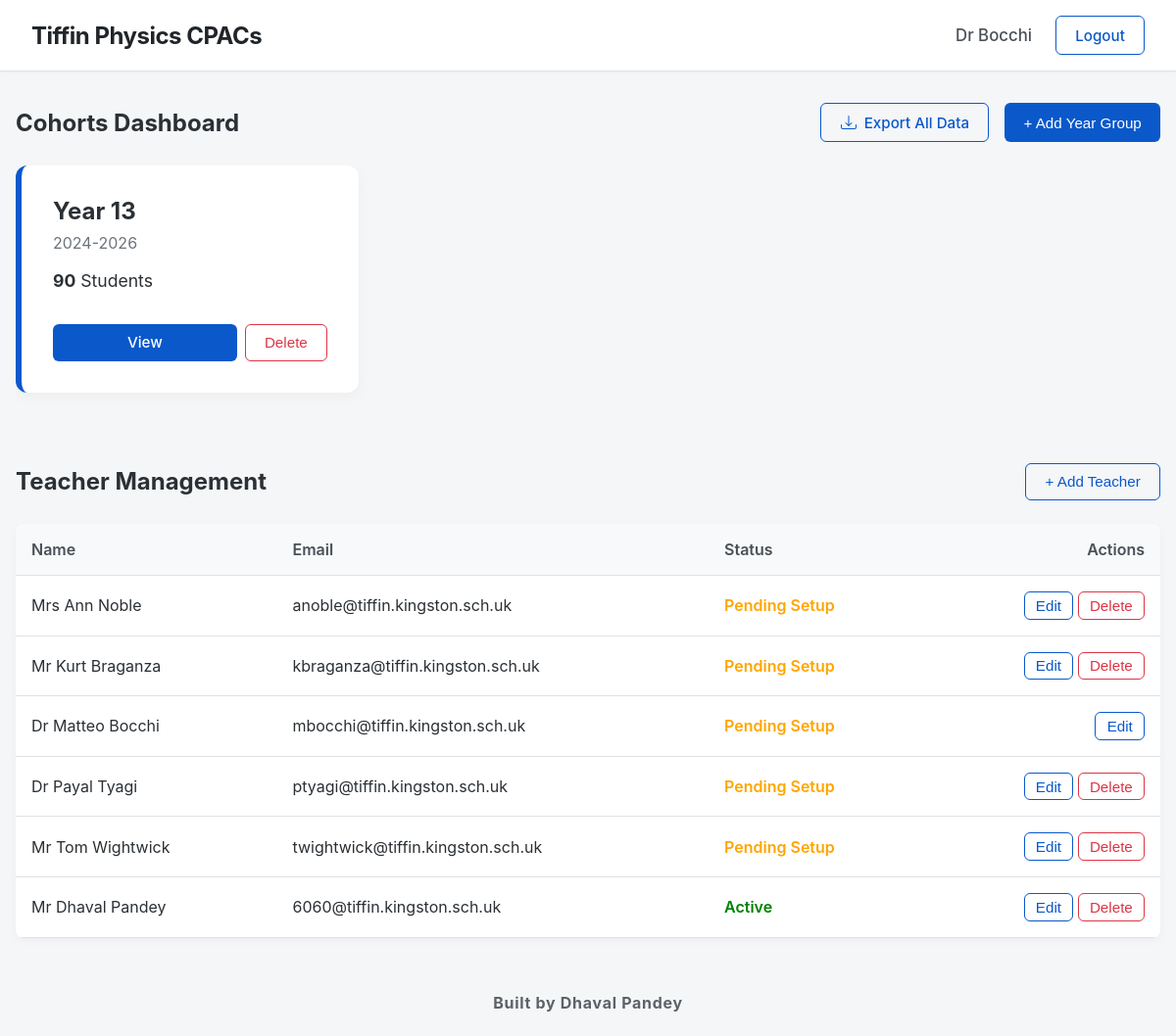
The app's page /dashboard (signed in), older data.
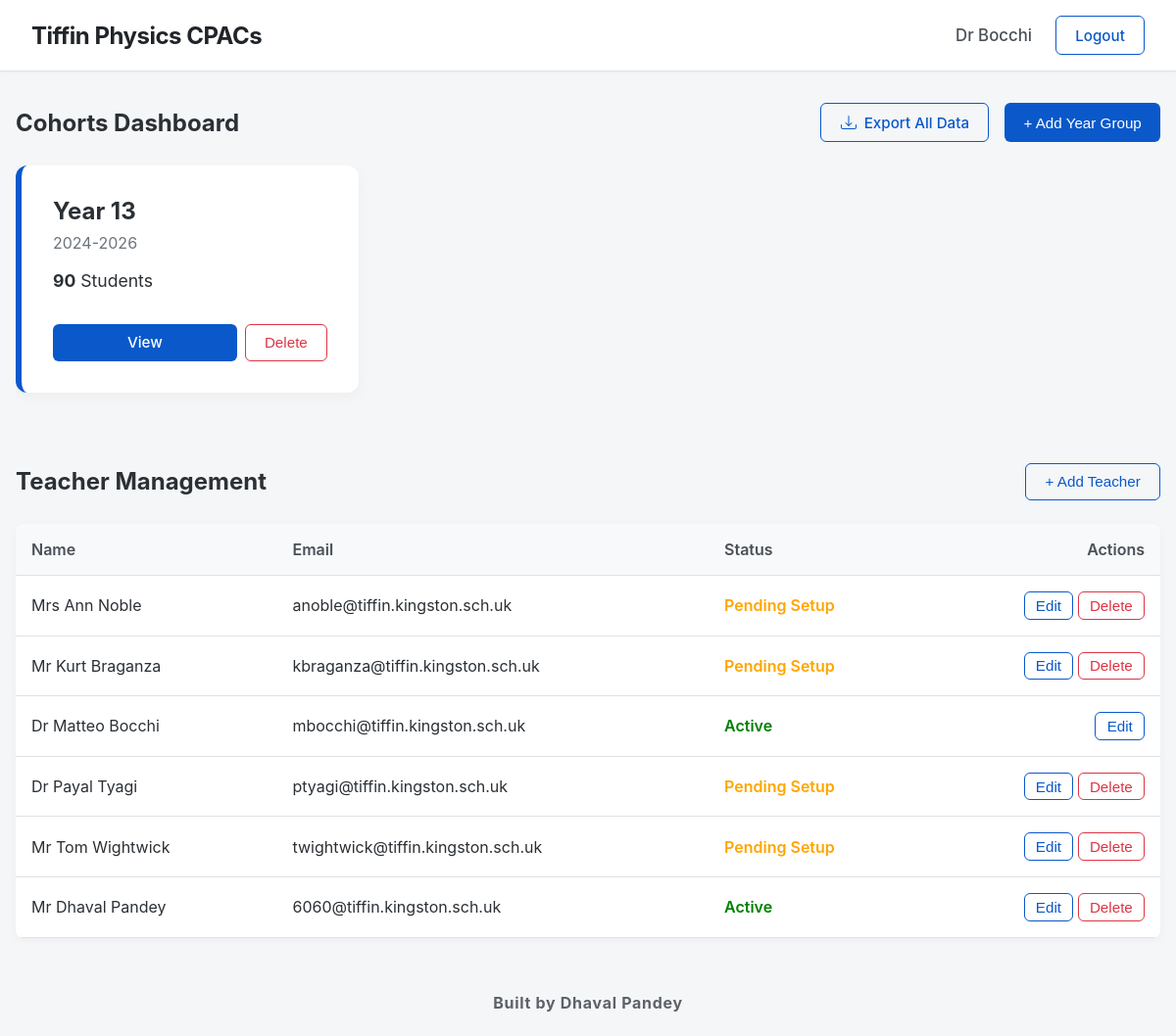
The same page, newer data.
### app.py (models this page shows, shortened)
class Teacher(UserMixin, db.Model):
    id = db.Column(db.Integer, primary_key=True)
    email = db.Column(db.String(150), unique=True, nullable=False)
    password = db.Column(db.String(200), nullable=True)
    title = db.Column(db.String(10), nullable=False)
    first_name = db.Column(db.String(100), nullable=False)
    last_name = db.Column(db.String(100), nullable=False)
    @property
    def role(self): return 'teacher'

### app.py (the view)
@app.route('/dashboard')
@teacher_required
def dashboard():
    cohorts = Cohort.query.order_by(Cohort.end_year.desc()).all()
    cohort_data = [{'id': c.id, 'title': get_cohort_title(c.end_year), 'years': f"{c.start_year}-{c.end_year}", 'student_count': len(c.students)} for c in cohorts]
    teachers = Teacher.query.all()
    return render_template('dashboard.html', cohorts=cohort_data, teachers=teachers)

### app.py (called while the page is built)
@login_manager.user_loader
def load_user(user_id):
    if user_id.startswith('teacher_'): return Teacher.query.get(int(user_id.split('_')[1]))
    elif user_id.startswith('student_'): return Student.query.get(int(user_id.split('_')[1]))
    return None

def teacher_required(f):
    @wraps(f)
    def decorated_function(*args, **kwargs):
        if not current_user.is_authenticated or current_user.role != 'teacher': abort(403)
        return f(*args, **kwargs)
    return decorated_function

def get_academic_end_year():
    now = datetime.utcnow()
    return now.year if now.month < 9 else now.year + 1

def get_cohort_title(end_year):
    acad_end = get_academic_end_year()
    if end_year == acad_end: return "Year 13"
    elif end_year == acad_end + 1: return "Year 12"
    elif end_year < acad_end:
        diff = acad_end - end_year
        return "Left last year" if diff == 1 else f"Left {diff} years ago"
    return f"Future (Starts {end_year-2})"

### templates/dashboard.html (shortened to what this page needs)
{% extends 'base.html' %} {% block content %}
<div
	style="
		display: flex;
		justify-content: space-between;
		align-items: center;
		margin-bottom: 1.5rem;
	">
	<h2 style="margin: 0">Cohorts Dashboard</h2>
	<div style="display: flex; gap: 1rem">
		<a
			href="{{ url_for('export_data') }}"
			class="btn btn-outline"
			style="display: flex; align-items: center; gap: 0.5rem">
			Export All Data
		</a>
		<button
			class="btn"
			onclick="
				document.getElementById('addCohortModal').style.display = 'flex'
			">
			+ Add Year Group
		</button>
	</div>
</div>
<div class="carousel">
	{% for c in cohorts %}
	<div class="card">
		<div>
			<h3>{{ c.title }}</h3>
			<p style="color: #6c757d; margin-top: 0">{{ c.years }}</p>
			<p style="font-size: 1.1rem">
				<strong>{{ c.student_count }}</strong> Students
			</p>
		</div>
		<div style="display: flex; gap: 0.5rem; margin-top: 1rem">
			<a
				href="{{ url_for('cohort_view', id=c.id) }}"
				class="btn"
				style="flex: 1; text-align: center"
				>View</a
			>
			<form
				method="POST"
				action="{{ url_for('delete_cohort', id=c.id) }}"
				onsubmit="
					return confirm(
						'WARNING: Are you sure you want to delete this entire cohort? All students and their marks will be lost forever.',
					);
				"
				style="margin: 0">
				<button
					type="submit"
					class="btn btn-danger"
					style="height: 100%">
					Delete
				</button>
			</form>
		</div>
	</div>
	{% endfor %}
</div>
<div
	style="
		display: flex;
		justify-content: space-between;
		align-items: center;
		margin-bottom: 1.5rem;
		margin-top: 3rem;
	">
	<h2 style="margin: 0">Teacher Management</h2>
	<button
		class="btn btn-outline"
		onclick="
			document.getElementById('addTeacherModal').style.display = 'flex'
		">
		+ Add Teacher
	</button>
</div>
<table class="data-table">
	<tr>
		<th>Name</th>
		<th>Email</th>
		<th>Status</th>
		<th style="text-align: right">Actions</th>
	</tr>
	{% for t in teachers %}
	<tr>
		<td>{{ t.title }} {{ t.first_name }} {{ t.last_name }}</td>
		<td>{{ t.email }}</td>
		<td>
			{% if t.password %}
			<span style="color: green; font-weight: 600">Active</span>
			{% else %}
			<span style="color: orange; font-weight: 600">Pending Setup</span>
			{% endif %}
		</td>
		<td style="text-align: right">
			<button
				class="btn btn-outline"
				style="padding: 0.3rem 0.7rem"
				onclick="openEditTeacher({{ t.id }}, '{{ t.title }}', '{{ t.first_name }} {{ t.last_name }}')">
				Edit
			</button>
			{% if current_user.id != t.id %}
			<form
				method="POST"
				action="{{ url_for('delete_teacher', id=t.id) }}"
				style="display: inline"
				onsubmit="return confirm('Delete teacher {{ t.last_name }}?');">
				<button
					type="submit"
					class="btn btn-danger"
					style="padding: 0.3rem 0.7rem">
					Delete
				</button>
			</form>
			{% endif %}
		</td>
	</tr>
	{% endfor %}
</table>
{% endblock %}

### templates/base.html (shortened to what this page needs)
<!doctype html>
<html lang="en">
	<head>
	</head>
	<body>
		<nav class="navbar">
			<h2>
				<a
					href="{% if current_user.is_authenticated and current_user.role == 'teacher' %}{{ url_for('dashboard') }}{% else %}{{ url_for('home') }}{% endif %}"
					class="navbar-brand"
					>Tiffin Physics CPACs</a
				>
			</h2>
			<div style="display: flex; align-items: center">
				{% if current_user.is_authenticated %} {% if current_user.role
				== 'teacher' %}
				<span class="user-name"
					>{{ current_user.title }} {{ current_user.last_name }}</span
				>
				{% endif %}
				<a href="{{ url_for('logout') }}" class="btn btn-outline"
					>Logout</a
				>
				{% endif %}
			</div>
		</nav>
		<div class="content-wrapper">
			<div class="container">
				 {% block content %}{%
				endblock %}
			</div>
		</div>
		<b><footer class="site-footer">Built by Dhaval Pandey</footer></b>
	</body>
</html>

Row changes from the older to the newer data that the page shows:
changed Teacher "Matteo": password "Pending Setup" → "Active"
